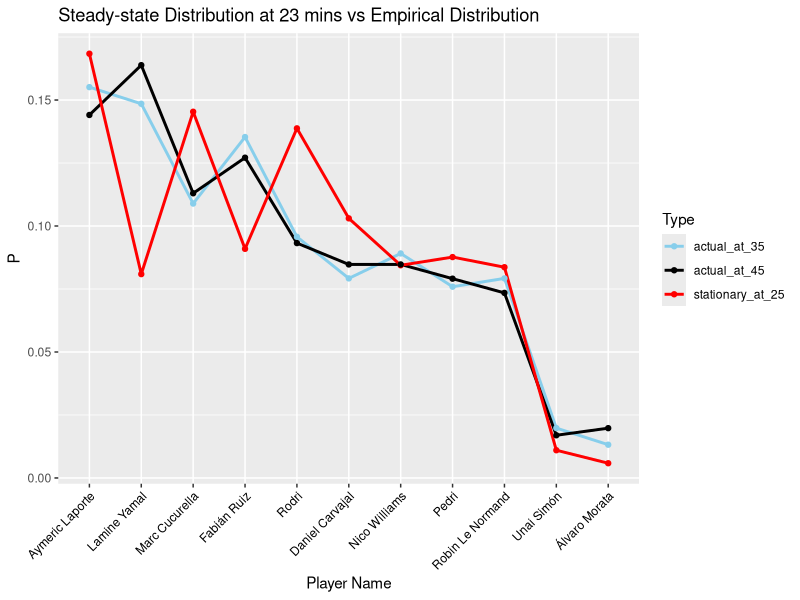
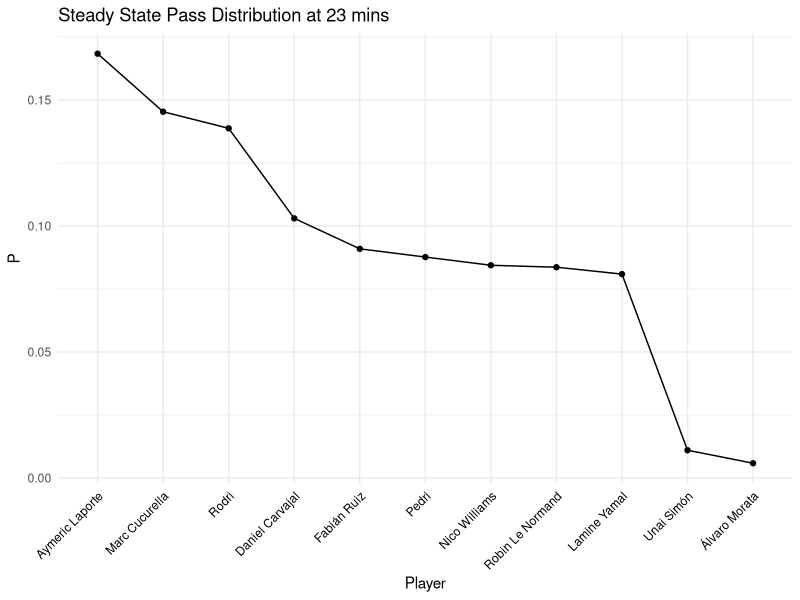

Source code (R) for these figures, in order:
## ---- chunk 1
knitr::opts_chunk$set(warning = FALSE, message = FALSE)
library(tidyverse)
library(dplyr)
library(ggplot2)
library(knitr)
## ---- chunk 2
lineup <- read_csv("dataset/lineup_dataframe.csv", 
                   show_col_types = FALSE)
event <- read_csv("dataset/event_dataframe.csv",
                  show_col_types = FALSE)
## ---- chunk 3
# filter out unnecessary columns
selected_columns = c('period', 'minute', 'second',
           'type_name', 'team_name', 'player_name', 'position_name',
           'pass_recipient_name', 'sub_type_name', 'outcome_name', 
           'foul_committed_card_name', 'substitution_replacement_name')
event <- event[, selected_columns]
## ---- chunk 4
# computes the number of passes a pair of players made and returns a data frame
pass_data <- function(df, minute, period, team) {
  # filters out unnecessary rows for the analysis
  mask_at <- df$type_name == 'Pass' & 
           df$team_name == team & 
           !df$sub_type_name %in% c('Throw-in', 'Corner', 'Goal Kick') &
           df$minute <= minute & 
           df$period == period &
           is.na(df$outcome_name)
  pass_df <- df[mask_at, c("player_name", "pass_recipient_name")]
  
  # checks whether substitutions occurred and replace with players who were subbed in
  sub_at <- df$type_name == "Substitution" & 
    df$team_name == team & 
    df$minute <= minute &
    df$period == period
  sub_players <- df[sub_at, "player_name"] %>% pull
  
  # filters out rows corresponding to players subbed out
  if (length(sub_players) >= 1) {
    pass_df <- pass_df %>% filter(!player_name %in% sub_players & 
                                    !pass_recipient_name %in% sub_players)
  }
  
  return(pass_df) 
}
## ---- chunk 5
# The players’ names in the match data frames are their official names, 
# which are often long and unfamiliar to football fans. 
# Hence, I replaced these with the nicknames by which they are commonly known.

# P: transition probability matrix
# lineup: list of players in each team in the match
make_nicknames <- function(P, lineup) {
  nicknames <- c()
  for (i in 1:length(rownames(P))) {
    # find an index of player's nickname in data frame
    index <- which(rownames(P)[i] == lineup$player_name)
    nicknames <- c(nicknames, lineup$player_nickname[index])
  }
  
  # make sure the number of columns is greater than 1
  if (dim(P)[2] > 1) {
    colnames(P) = nicknames
  }
  
  rownames(P) = nicknames
  return(P)
}
## ---- chunk 6
# This function calculates a transition probability matrix based on the given arguments 
# and returns a TPM

transition_matrix <- function(df, minute, period, team, lineup) {
  pass <- pass_data(df, minute, period, team)
  # number of total passes a single player made within a given time
  total_pass <- pass %>% group_by(player_name) %>% count
  # number of total passes a pair of players made within a given time
  pass_pair <- pass %>% group_by(player_name, pass_recipient_name) %>% count
  
  # construct an 11x11 matrix
  P <- matrix(0, nrow=length(total_pass$player_name), 
              ncol = length(total_pass$player_name), 
            dimnames = list(total_pass$player_name, total_pass$player_name))
  
  # insert probabilities in each entry
  for (i in 1:nrow(pass_pair)) {
    holder <- pass_pair$player_name[i]
    receiver <- pass_pair$pass_recipient_name[i]
    val <- round(pass_pair$n[i] / (total_pass$n[total_pass$player_name == holder]), digits = 4)
    P[holder, receiver] <- val
  }
  # replace names with nicknames
  P = make_nicknames(P, lineup)
  return(P)
}
## ---- chunk 7
# computes eigenvalues and eigenvectors and
# returns a steady-state distribution
steady_dist <- function(tpm) {
  eigen_result <- eigen(t(tpm))
  dist <- Re((eigen_result$vectors[,1] / sum(eigen_result$vectors[,1])))
  result <- data_frame(Player = rownames(tpm), p = round(dist, 5))
  return(result)
} 
## ---- chunk 8
# calculate the actual pass probabilities for a team within a specific time period
actual_pass_prob <- function(df, minute, period, team, lineup) {
  pass <- pass_data(df, minute, period, team)
  # Group the passes by the recipient's name and count the number of passes each player received
  total_pass <- pass %>% group_by(pass_recipient_name) %>% count
  
  # The probability is calculated as the number of passes received by each player 
  # divided by the total number of passes
  result <- data_frame(Player = total_pass$pass_recipient_name, 
                       actual_p = (total_pass$n / sum(total_pass$n)))
  
  # creates the matrix P with the actual pass probabilities
  P <- matrix(0, nrow=length(result$Player), 
              ncol = 1, 
            dimnames = list(result$Player, 1))
  for (i in 1:nrow(P)) {
    P[i, 1] <- result$actual_p[i]
  }
  result_new <- make_nicknames(P, lineup) # changes names to their nicknames
  df <- data_frame(Player = rownames(result_new), p = round(result$actual_p, 5))
  return(df)
}
## ---- chunk 9
team = "Spain"
minute = 23
period = 1

# initial distribution q
q <- actual_pass_prob(event, minute, period, team, lineup)
# transition probability matrix P
P <- transition_matrix(event, minute, period, team, lineup)
## ---- chunk 10
kable(P)
## ---- chunk 11
kable(q, caption = "Initial Distribution")
## ---- chunk 12
P_3 = P^3
(t(q$p) %*% P_3[,3])
## ---- chunk 13
steady_states <- steady_dist(P)
steady_states <- steady_states[order(-steady_states$p),]
## ---- chunk 14
kable(steady_states, caption = "Steady-state Distribution")
## ---- chunk 15
result <- c()
for (i in 1:11) {
  result <- c(result, sum(P[,i] * steady_dist(P)$p))
}
## ---- chunk 16
kable(result)
## ---- chunk 17
# plot steady-state distribution
steady_state_plot <- ggplot(steady_states, aes(x = reorder(Player, -p), y = p, group = 1)) + 
  geom_line() + 
  geom_point() + 
  theme_minimal() +
  theme(axis.text.x = element_text(angle = 45, hjust = 1,  color = "black")) +
  labs(title = "Steady State Pass Distribution at 23 mins",
       x = "Player",
       y = "P")

# ggsave(filename="steady_state_plot.png", 
#     plot = steady_state_plot, 
#     height = 5, width = 7, units="in")
## ---- chunk 18
ac_dis_3 <- actual_pass_prob(event, 35, period, team, lineup)
ac_dis_4 <- actual_pass_prob(event, 45, period, team, lineup)

# creates a data frame including steady state and empirical probabilities
dist <- data_frame(Player = steady_states$Player,
                   stationary_at_25 = steady_states$p,
                   actual_at_35 = ac_dis_3$p,
                   actual_at_45 = ac_dis_4$p)

# transform this data frame to long format for easier plotting
dis_long <- pivot_longer(dist, cols = c(stationary_at_25, actual_at_35, actual_at_45), 
                           names_to = "Type", values_to = "P")

# generate a plot to compare steady-state probability with empirical probability
comp_plot <- ggplot(dis_long, aes(x = reorder(Player, -P), y = P, group = Type, color = Type)) + 
  geom_line(aes(linetype = Type), linewidth = 1) +
  geom_point() +
  labs(title = paste0("Steady-state Distribution at 23 mins vs Empirical Distribution"), 
         x = "Player Name", y = "P") +
  theme(axis.text.x = element_text(angle = 45, hjust = 1, color = "black")) + 
  scale_color_manual(values = c("stationary_at_25" = "red", "actual_at_35" = "skyblue", 
                                  "actual_at_45" = "black")) +
  scale_linetype_manual(values = c("stationary_at_25" = "solid", "actual_at_35" = "solid", 
                                  "actual_at_45" = "solid"))

# ggsave(filename="comparison_plot.png", 
#       plot = comp_plot, 
#       height = 5, width = 7, units="in")
## ---- chunk 19
# computes a mean squared error between steady-state probabilities 
rmse3 <- sqrt(mean((ac_dis_3$p - steady_states$p)^2))
rmse4 <- sqrt(mean((ac_dis_4$p - steady_states$p)^2))
x2 <- c(rmse3, rmse4)
mse_mean2 <- round(mean(x2), 7)
## ---- chunk 20
# a vector of different iterations
# a vector of players
# n: number of passes made after 30th minute
simulations <- function(itrs, players, n) {
  values <- numeric(length(players))
  # Create a data frame to store results, starting with player names
  result <- data_frame(Player = players)
  
  for (itr in itrs) {
    for (i in 1:itr) {
      # Perform a simulation where 'n' passes are sampled with replacement from players,
      # based on their probabilities stored in 'q$p'
      sim <- sample(q$Player, size = n, replace = TRUE, prob = q$p)
      
      # normalize it by the total number of passes 'n'
      x <- table(sim) / n
      
      # Update the values for each player based on the current simulation
      # Ensure that the case where a particular player does not appear in
      # the sequence of random samples is properly handled
      for (j in seq_along(players)) {
        if (!is.na(x[players[j]])) {
          values[j] <- values[j] + x[players[j]]
        }
      }
    }
    # Average the values over the number of iterations 'itr'
    values <- round(values / itr, digits=4)
    # Add the averaged values as a new column to this data frame
    result <- cbind(result, values)
  }
  colnames(result) <- c("Player", "10", "10^2", "10^3", "10^4")
  # Transform the result to long format for easier analysis
  df_long <- result %>%
    pivot_longer(cols = -Player, names_to = "Iteration", values_to = "Value")
  # Transform this back into a wide format
  df_wide <- df_long %>%
    pivot_wider(names_from = Player, values_from = Value)
  return(df_wide)
}
## ---- chunk 21
itrs <- c(10, 10^2, 10^3, 10^4)
players <- c("Álvaro Morata", "Aymeric Laporte", "Daniel Carvajal", 
             "Fabián Ruiz", "Lamine Yamal", "Marc Cucurella", 
             "Nico Williams", "Pedri", "Robin Le Normand", "Rodri", 
             "Unai Simón")

result_sim1 <- simulations(itrs, players, 75) # additional 75 passes
vec1 <- as.vector(as.matrix(result_sim1[, -1])[4,]) # takes only probability obtained through 10^4 iterations 
result_sim2 <- simulations(itrs, players, 126) # additional 126 passes
vec2 <- as.vector(as.matrix(result_sim2[, -1])[4,]) # takes only probability obtained through 10^4 iterations

actual_dist_35 <- ac_dis_3[order(ac_dis_3$Player),]$p
rmse5 <- sqrt(mean((actual_dist_35- vec1)^2)) # calculate RMSE between empirical and sim data
actual_dist_45 <- ac_dis_4[order(ac_dis_4$Player),]$p
rmse6 <- sqrt(mean((actual_dist_45- vec2)^2)) # calculate RMSE between empirical and sim data

# creates a data frame to store info I obtained above
df_mse <- data_frame(RMSE = c("steady_state vs empirical_35", "steady_state vs empirical_45", 
                             "sim vs empirical_35", "sim vs empirical_45"), 
                     value = c(rmse3,rmse4,rmse5,rmse6))
## ---- chunk 22
kable(df_mse, caption = "RMSE Comparison b/t steady-state and simulation")
## ---- chunk 23
kable(result_sim1, caption = "Result of Monte Carlo Simulation (35th min)")
## ---- chunk 24
kable(result_sim2, caption = "Result of Monte Carlo Simulation (45th min)")
